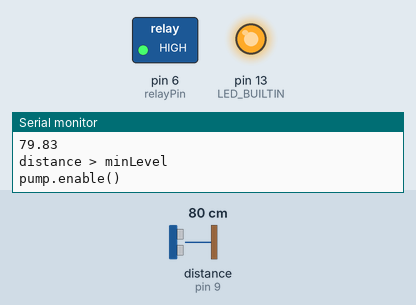
This sketch was run on a simulated Arduino Uno, built with avr-gcc and run on an emulated ATmega328P. Parts: switched loads named in the sketch (green lamp = pin HIGH), output pins drawn as LEDs (lit = HIGH), the last lines printed to the serial monitor. Wiring (inferred from the names in the program): ultrasonic range finder: trigger pin 8; echo pin 9. Inputs (shaded band) come from the test bench; at power-on: distance to the obstacle (sensor on pin 9) 80 cm. The echo pulse lasts 58.3 µs per cm; pins used as bus, display or sensor lines are not drawn.

Above: at 0.1 s.
At 120.1 s:
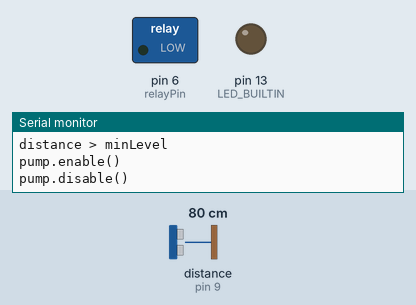
Timing chart, 0 to 121.6 s (numbered marks = the images above):
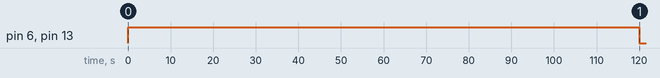

The sketch:

arduino.ino
```cpp
// TODO
#define trigPin 8
#define echoPin 9
#define minLevel 5
//#define maxLevel 15
#define relayPin  6
//#define tiempo_riego 2*60*1000UL
//#define dia 24*60*60*1000UL

unsigned long hour = 60*60*1000UL;
unsigned long watering_time = 2*60*1000UL;


void setup() {
  pinMode(LED_BUILTIN, OUTPUT);
  Serial.begin(9600);
  //sensor.begin();
  pinMode(trigPin, OUTPUT);
  pinMode(echoPin, INPUT);
  pinMode(relayPin, OUTPUT);
}

// turn the LED on (HIGH is the voltage level)
void led_on() {
  digitalWrite(LED_BUILTIN, HIGH);
  }

// turn the LED off by making the voltage LOW
void led_off () {
  digitalWrite(LED_BUILTIN, LOW);
  }

void relay_on () {
  digitalWrite(relayPin, HIGH);
  }

void relay_off () {
  digitalWrite(relayPin, LOW);
  }

// return distance (cm) to water surface
float get_distance() {
  long duration;
  float distance;
  digitalWrite(trigPin, LOW);
  delayMicroseconds(2);
  digitalWrite(trigPin, HIGH);
  delayMicroseconds(10);
  digitalWrite(trigPin, LOW);
  duration = pulseIn(echoPin, HIGH);
  distance = (duration/2) / 29.1;
  return distance;
  }

void loop() {
  /*
  led_on();
  delay(1000);
  led_off();
  delay(1000);
  */

  float distance = get_distance();
  Serial.println(distance);

  if ( distance > minLevel ) {
    Serial.println("distance > minLevel");
    led_on();
    relay_on();
    Serial.println("pump.enable()");
    delay(watering_time);
    led_off();
    relay_off();
    Serial.println("pump.disable()");
    }
  else {
    Serial.println("distance <= minLevel");
    led_off();
    relay_off();
    }


  // waiting 24h. dirty hack to delay for 1d without integer overflow
  int j = 0;
  while (j<24) {
    delay(hour);
    j++;
    }


  Serial.print("distance: "  );
  Serial.println(distance);
}
```

Measured:
- by itself, pin 6 (relayPin), pin 13 (LED_BUILTIN): LOW → HIGH at 0.01 s, → LOW 120 s later
